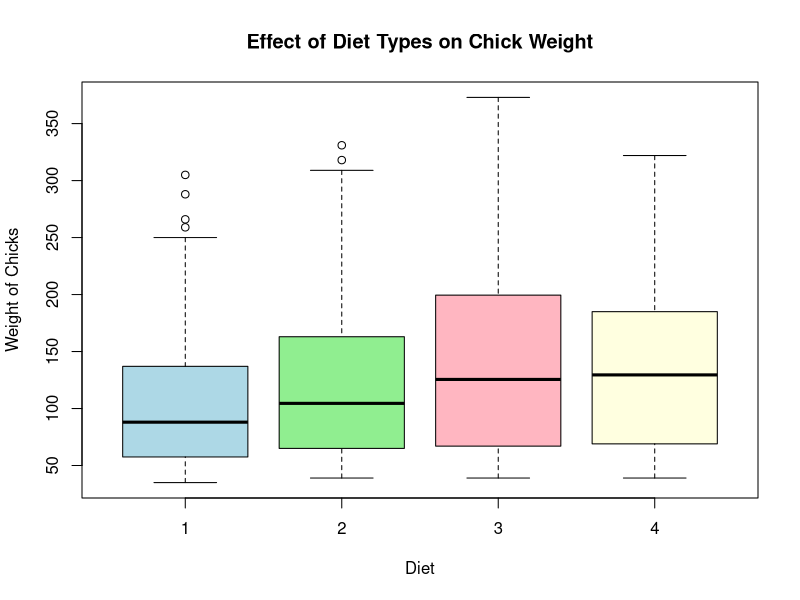

Source code (R):
#analyze the effect of different diets types on chick weight using anova.use inbuilt dataset "chickweight".
# Load necessary library
library(ggplot2)
library(dplyr)
# Load the chickweight dataset
data("ChickWeight")
print(head(ChickWeight))
# Step 2: Perform ANOVA
anova_model <- aov(weight ~ Diet, data = ChickWeight)
anova_result <- summary(anova_model)
print("ANOVA Results")
print(anova_result)
# Step 3: Extract F value and compare
f_calculated <- anova_result[[1]][["F value"]][1]
f_critical <- 3.24 # given in question (df1=3, df2=56, alpha=0.05)
cat("\nCalculated F value:", f_calculated)
cat("\nCritical F value:", f_critical, "\n")
if (f_calculated > f_critical) {
  print("Reject the null hypothesis: There is a significant effect of diet types on chick weight.")
} else {
  print("Fail to reject the null hypothesis: No significant effect of diet types on chick weight.")
}
# Step 4: Visualization
boxplot(weight ~ Diet, data = ChickWeight,
        main = "Effect of Diet Types on Chick Weight",
        ylab = "Weight of Chicks",
        col = c("lightblue", "lightgreen", "lightpink", "lightyellow"))

